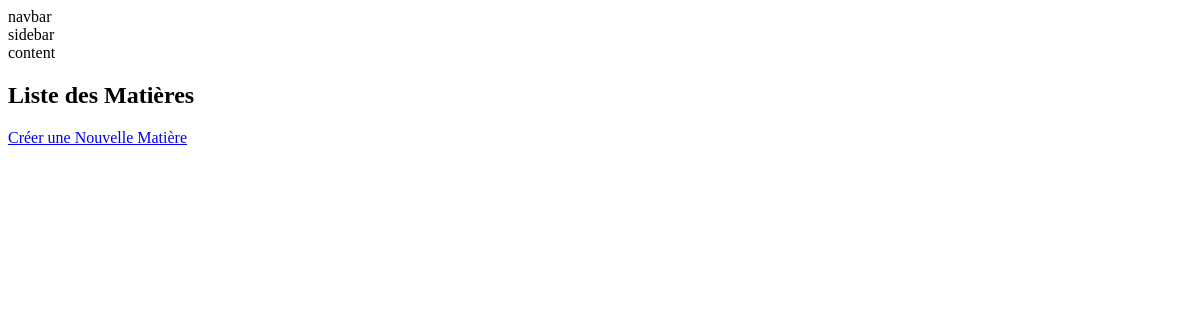
The page /matieres/ on the database as committed earlier.
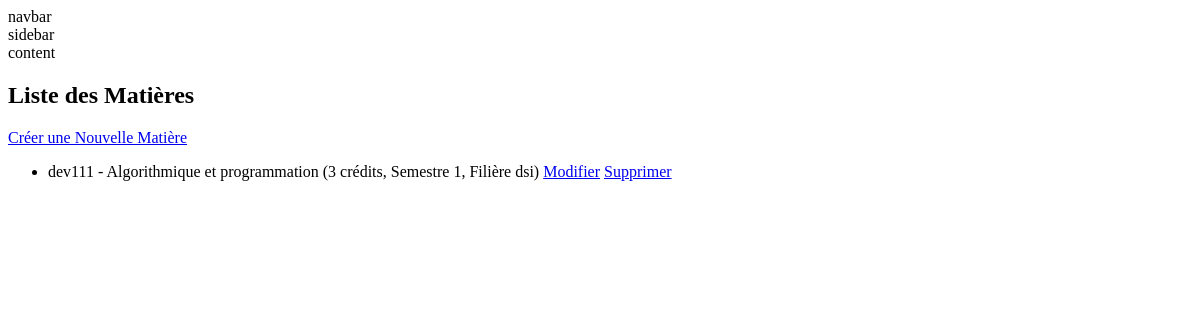
The same page on the database as committed later.
### scheduler/models.py (models this page shows, shortened)
class Matiere(models.Model):
    code = models.CharField(max_length=10, unique=True)  # Code de la matière (ex: MATH101)
    nom = models.CharField(max_length=100)               # Nom de la matière (ex: Mathématiques)
    credits = models.IntegerField()                      # Nombre de crédits
    semestre = models.IntegerField()                     # Semestre (1, 2, 3, 4, 5, 6)
    filiere = models.ForeignKey(Filiere, on_delete=models.CASCADE, related_name='matieres')  # Relation avec Filiere

class Filiere(models.Model):
    nom = models.CharField(max_length=50, unique=True)  # Nom de la filière (ex: TC, DWM, DSI, RSS)

### scheduler/views.py (the view)
# urls.py: path('matieres/', views.liste_matieres, name='liste_matieres'),
def liste_matieres(request):
    matieres = Matiere.objects.all()
    return render(request, 'matieres/liste_matieres.html', {'matieres': matieres})

### templates/matieres/liste_matieres.html
{% extends 'base.html' %}
{% block content %}
<h2>Liste des Matières</h2>
<a href="{% url 'creer_matiere' %}">Créer une Nouvelle Matière</a>
<ul>
    {% for matiere in matieres %}
    <li>
        {{ matiere.code }} - {{ matiere.nom }} ({{ matiere.credits }} crédits, Semestre {{ matiere.semestre }}, Filière {{ matiere.filiere.nom }})
        <a href="{% url 'modifier_matiere' matiere.pk %}">Modifier</a>
        <a href="{% url 'supprimer_matiere' matiere.pk %}">Supprimer</a>
    </li>
    {% endfor %}
</ul>
{% endblock %}

### templates/base.html (shortened to what this page needs)
<!DOCTYPE html>
<html lang="fr">
<head>
</head>
<body>
    <nav>navbar</nav>
    <div class="mainContainer">
        <div id="sidebar">sidebar</div>
        <div id="content">
            content
            {% block content %}
            {% endblock %}
        </div>
    </div>
</body>
</html>

Rows that differ between the two databases and show on the page:
added Matiere: code "dev111", nom "Algorithmique et programmation", credits "3", semestre "1", filiere.nom "dsi"
